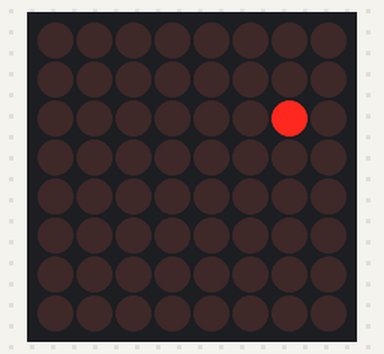
Simulated run of this sketch. Board: Arduino Uno, built with avr-gcc and run on an emulated ATmega328P. Shown: 8×8 LED matrix.

Above: at 0.1 s.
At 1.1 s:
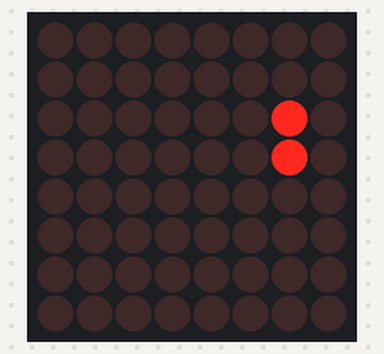
At 4.5 s:
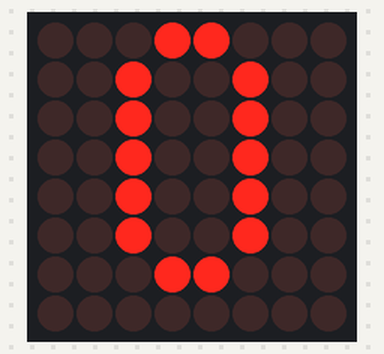
At 5.5 s:
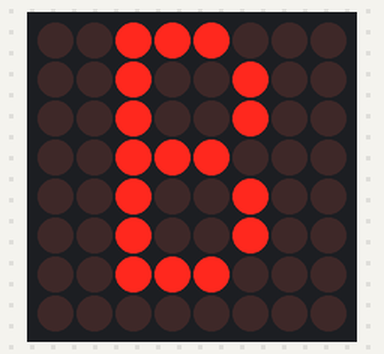
At 6.5 s:
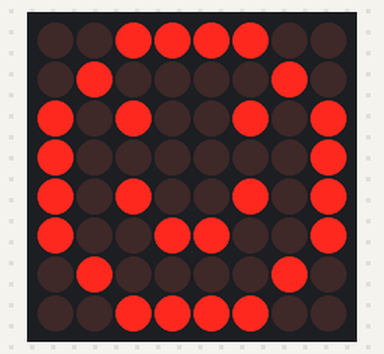
At 8.5 s:
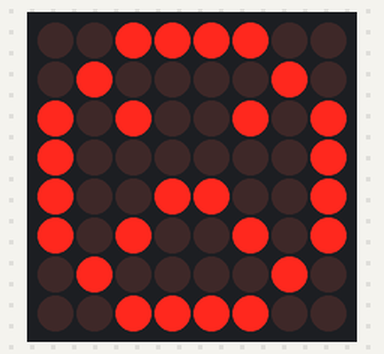

The sketch:

LED_matix.ino
```cpp
#include <MaxMatrix.h>

int DIN = 7;   // DIN pin of MAX7219 module
int CLK = 6;   // CLK pin of MAX7219 module
int CS = 5;    // CS pin of MAX7219 module
int maxInUse = 1;


MaxMatrix m(DIN, CS, CLK, maxInUse);

char A[] = {4, 8,
            B00111110,
            B01000001,
            B01000001,
            B00111110,
           };

char B[] = {4, 8,
            B01111111,
            B01001001,
            B01001001,
            B00110110,
           };

char smile01[] = {8, 8,
                  B00111100,
                  B01000010,
                  B10010101,
                  B10100001,
                  B10100001,
                  B10010101,
                  B01000010,
                  B00111100
                 };
char smile02[] = {8, 8,
                  B00111100,
                  B01000010,
                  B10010101,
                  B10010001,
                  B10010001,
                  B10010101,
                  B01000010,
                  B00111100
                 };
char smile03[] = {8, 8,
                  B00111100,
                  B01000010,
                  B10100101,
                  B10010001,
                  B10010001,
                  B10100101,
                  B01000010,
                  B00111100
                 };

void setup() {
  m.init(); // MAX7219 initialization
  m.setIntensity(8); // initial led matrix intensity, 0-15
}

void loop() {
  // Seting the LEDs On or Off at x,y or row,column position
  m.setDot(6,2,true);
  delay(1000);
  m.setDot(6,3,true);
  delay(1000);
  m.clear(); // Clears the display
  for (int i=0; i<8; i++){
    m.setDot(i,i,true);
    delay(300);
  }
  m.clear();
  // Displaying the character at x,y (upper left corner of the character)
  m.writeSprite(2, 0, A);
  delay(1000);

  m.writeSprite(2, 0, B);
  delay(1000);

  m.writeSprite(0, 0, smile01);
  delay(1000);

  m.writeSprite(0, 0, smile02);
  delay(1000);

  m.writeSprite(0, 0, smile03);
  delay(1000);

  for (int i=0; i<8; i++){
    m.shiftLeft(false,false);
    delay(300);
  }
  m.clear();

}
```

Measured:
- by itself, everything shown: repeats every 11.8 s, in 23 steps
- what the display in image 1 shows lasts 1.0 s, from 1.0 s to 2.0 s
